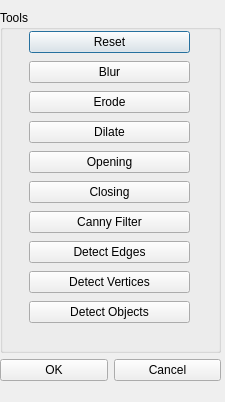
<?xml version="1.0" encoding="UTF-8"?>
<ui version="4.0">
 <class>Toolbox</class>
 <widget class="QDialog" name="Toolbox">
  <property name="geometry">
   <rect>
    <x>0</x>
    <y>0</y>
    <width>225</width>
    <height>402</height>
   </rect>
  </property>
  <property name="sizePolicy">
   <sizepolicy hsizetype="Fixed" vsizetype="Fixed">
    <horstretch>0</horstretch>
    <verstretch>0</verstretch>
   </sizepolicy>
  </property>
  <property name="windowTitle">
   <string>Toolbox</string>
  </property>
  <widget class="QWidget" name="verticalLayoutWidget">
   <property name="geometry">
    <rect>
     <x>0</x>
     <y>10</y>
     <width>221</width>
     <height>371</height>
    </rect>
   </property>
   <layout class="QVBoxLayout" name="verticalLayout" stretch="2,0">
    <item>
     <widget class="QGroupBox" name="groupBox">
      <property name="title">
       <string>Tools</string>
      </property>
      <widget class="QWidget" name="verticalLayoutWidget_2">
       <property name="geometry">
        <rect>
         <x>29</x>
         <y>19</y>
         <width>161</width>
         <height>301</height>
        </rect>
       </property>
       <layout class="QVBoxLayout" name="verticalLayout_2">
        <item>
         <widget class="QPushButton" name="toolBtnReset">
          <property name="text">
           <string>Reset</string>
          </property>
         </widget>
        </item>
        <item>
         <widget class="QPushButton" name="toolBtnBlur">
          <property name="text">
           <string>Blur</string>
          </property>
         </widget>
        </item>
        <item>
         <widget class="QPushButton" name="toolBtnErode">
          <property name="text">
           <string>Erode</string>
          </property>
         </widget>
        </item>
        <item>
         <widget class="QPushButton" name="toolBtnDilate">
          <property name="text">
           <string>Dilate</string>
          </property>
         </widget>
        </item>
        <item>
         <widget class="QPushButton" name="toolBtnOpen">
          <property name="text">
           <string>Opening</string>
          </property>
         </widget>
        </item>
        <item>
         <widget class="QPushButton" name="toolBtnClose">
          <property name="text">
           <string>Closing</string>
          </property>
         </widget>
        </item>
        <item>
         <widget class="QPushButton" name="toolBtnCannyFilter">
          <property name="text">
           <string>Canny Filter</string>
          </property>
         </widget>
        </item>
        <item>
         <widget class="QPushButton" name="toolBtnDetectEdge">
          <property name="text">
           <string>Detect Edges</string>
          </property>
         </widget>
        </item>
        <item>
         <widget class="QPushButton" name="toolBtnDetectVertex">
          <property name="text">
           <string>Detect Vertices</string>
          </property>
         </widget>
        </item>
        <item>
         <widget class="QPushButton" name="toolBtnDetectObject">
          <property name="text">
           <string>Detect Objects</string>
          </property>
         </widget>
        </item>
       </layout>
      </widget>
     </widget>
    </item>
    <item>
     <layout class="QHBoxLayout">
      <property name="spacing">
       <number>6</number>
      </property>
      <property name="leftMargin">
       <number>0</number>
      </property>
      <property name="topMargin">
       <number>0</number>
      </property>
      <property name="rightMargin">
       <number>0</number>
      </property>
      <property name="bottomMargin">
       <number>0</number>
      </property>
      <item>
       <widget class="QPushButton" name="okButton">
        <property name="text">
         <string>OK</string>
        </property>
       </widget>
      </item>
      <item>
       <widget class="QPushButton" name="cancelButton">
        <property name="text">
         <string>Cancel</string>
        </property>
       </widget>
      </item>
     </layout>
    </item>
   </layout>
  </widget>
 </widget>
 <resources/>
 <connections>
  <connection>
   <sender>okButton</sender>
   <signal>clicked()</signal>
   <receiver>Toolbox</receiver>
   <slot>accept()</slot>
   <hints>
    <hint type="sourcelabel">
     <x>278</x>
     <y>253</y>
    </hint>
    <hint type="destinationlabel">
     <x>96</x>
     <y>254</y>
    </hint>
   </hints>
  </connection>
  <connection>
   <sender>cancelButton</sender>
   <signal>clicked()</signal>
   <receiver>Toolbox</receiver>
   <slot>reject()</slot>
   <hints>
    <hint type="sourcelabel">
     <x>369</x>
     <y>253</y>
    </hint>
    <hint type="destinationlabel">
     <x>179</x>
     <y>282</y>
    </hint>
   </hints>
  </connection>
 </connections>
</ui>
